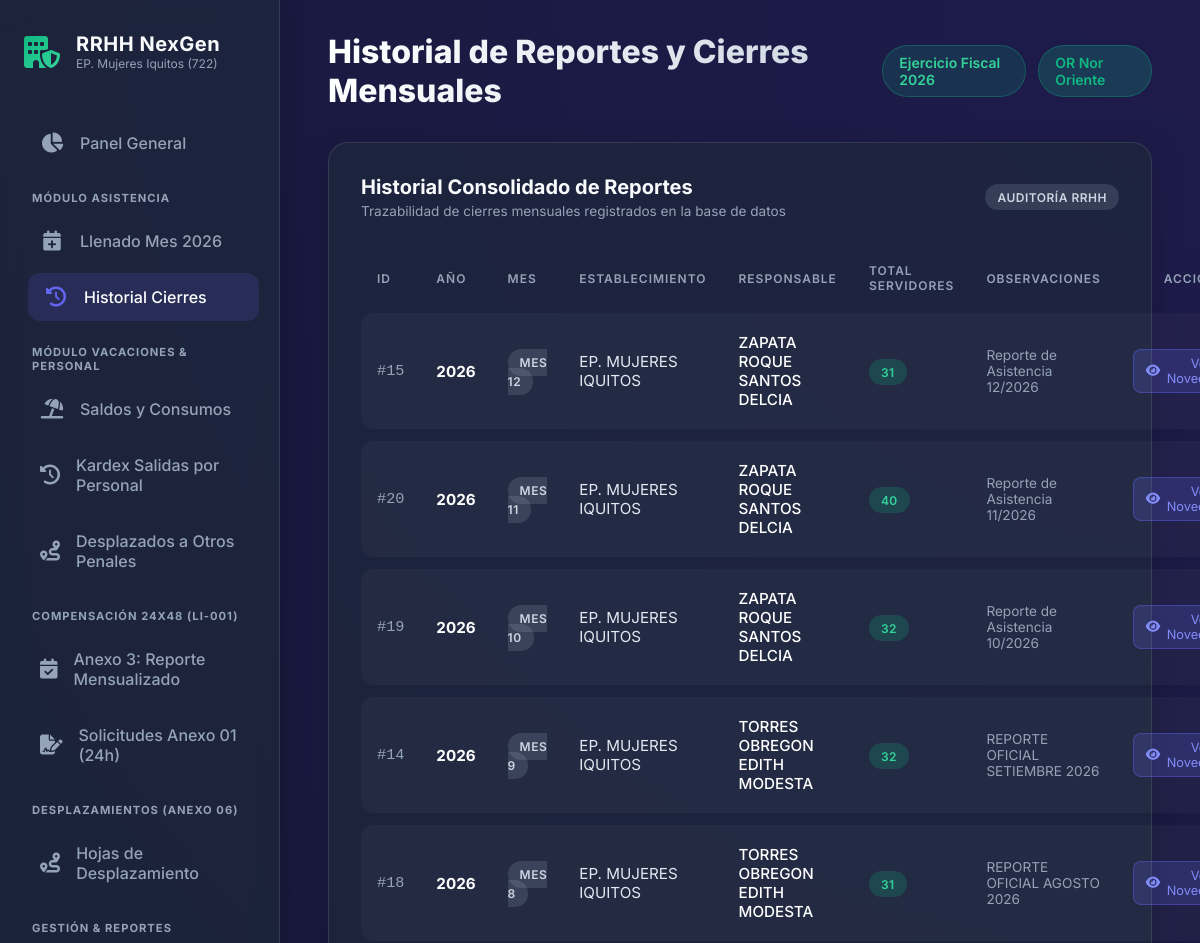
Before: /asistencia/reportes (upper part) with the older database file.
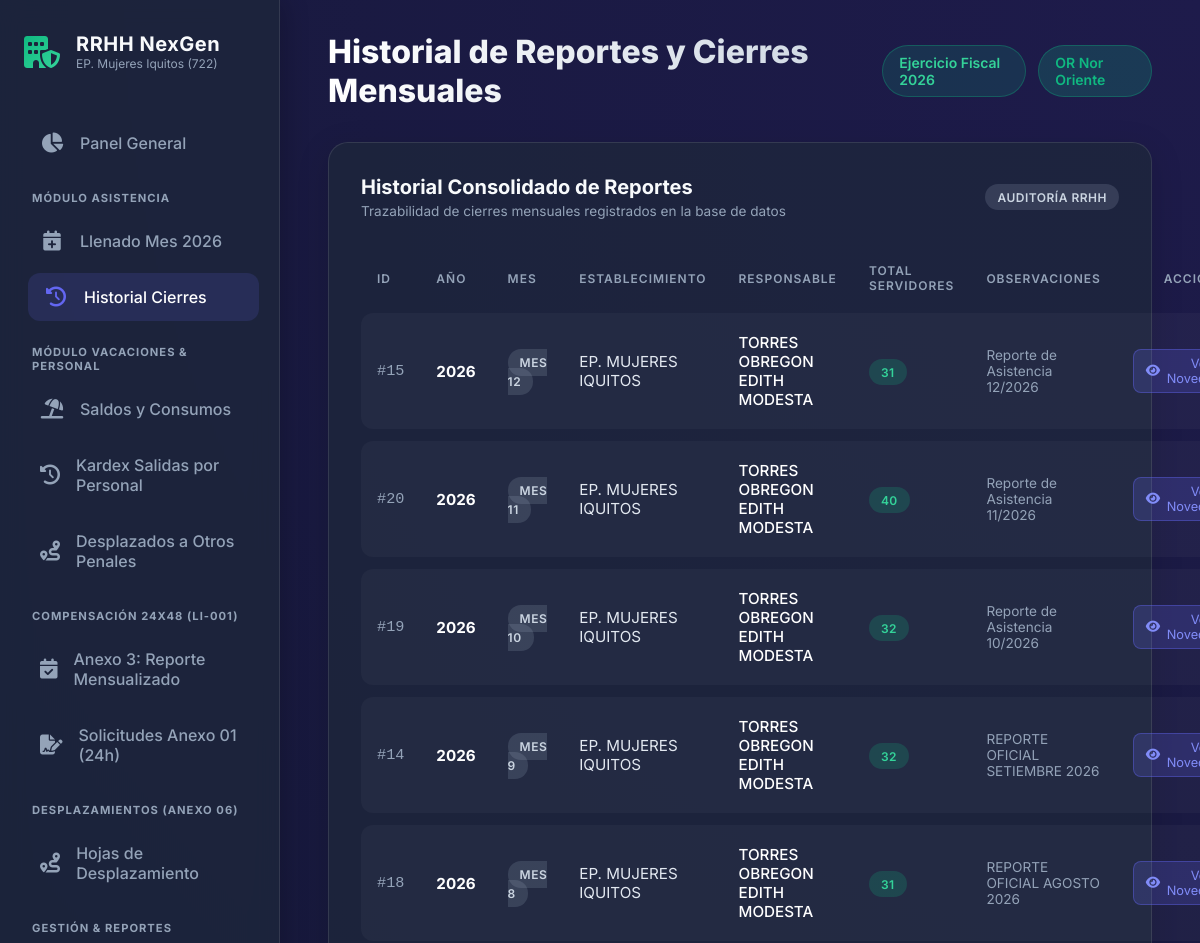
After: the same page with the newer database file.
### tables this page shows
CREATE TABLE reportes_cierre_mensual (
    id_reporte INTEGER PRIMARY KEY AUTOINCREMENT,
    anio INTEGER NOT NULL,                       -- Ej: 2025, 2026
    mes INTEGER NOT NULL CHECK (mes BETWEEN 1 AND 12), -- 1 al 12 (Setiembre=9, Octubre=10, etc.)
    id_establecimiento INTEGER NOT NULL,         -- 722
    id_responsable INTEGER NOT NULL,             -- Referencia a empleado (directora/encargada)
    total_trabajadores INTEGER DEFAULT 0,
    fecha_cierre DATE,
    observaciones_generales TEXT,
    created_at TIMESTAMP DEFAULT CURRENT_TIMESTAMP, estado VARCHAR(20) DEFAULT 'ABIERTO',
    CONSTRAINT uq_reporte_mensual UNIQUE (anio, mes, id_establecimiento),
    FOREIGN KEY (id_establecimiento) REFERENCES establecimientos(id_establecimiento),
    FOREIGN KEY (id_responsable) REFERENCES empleados(id_empleado)
);

CREATE TABLE empleados (
    id_empleado INTEGER PRIMARY KEY AUTOINCREMENT,
    codigo_servidor VARCHAR(20) UNIQUE NOT NULL, -- Ej: '099132', '103097'
    dni VARCHAR(15) UNIQUE,                      -- DNI (8 dígitos)
    apellidos_nombres VARCHAR(200) NOT NULL,
    created_at TIMESTAMP DEFAULT CURRENT_TIMESTAMP
, grupo_guardia_default INTEGER DEFAULT 1, sexo TEXT, fecha_nacimiento DATE, correo TEXT, id_regimen INTEGER, regimen_nombre TEXT, nivel TEXT, cargo_estructural TEXT, estado_laboral TEXT, modalidad_laboral TEXT, direccion_oficina TEXT, jefatura_area TEXT, cargo_funcion TEXT, area_clasificacion TEXT, horario_laboral TEXT, fecha_ingreso_eepp DATE, resolucion_documento TEXT, observaciones TEXT, fecha_ingreso_inpe DATE);

CREATE TABLE establecimientos (
    id_establecimiento INTEGER PRIMARY KEY, -- Código UBIC, ej: 722
    id_or INTEGER NOT NULL,
    nombre VARCHAR(150) NOT NULL,
    FOREIGN KEY (id_or) REFERENCES oficinas_regionales(id_or)
);

### app/modules/asistencia/router.py (the view)
@router.get("/reportes", response_class=HTMLResponse)
async def historial_reportes(request: Request):
    historial = AsistenciaService.obtener_historial_reportes()
    return templates.TemplateResponse(
        request=request,
        name="asistencia/historial.html",
        context={"historial": historial}
    )

### app/templates/asistencia/historial.html (shortened to what this page needs)
{% extends "base.html" %}
{% block header_title %}Historial de Reportes y Cierres Mensuales{% endblock %}
{% block content %}
<div class="table-container">
    <div class="table-header">
        <div>
            <h3 style="font-size: 1.25rem; font-weight: 700;">Historial Consolidado de Reportes</h3>
            <p style="color: var(--text-muted); font-size: 0.85rem; margin-top: 0.25rem;">Trazabilidad de cierres mensuales registrados en la base de datos</p>
        </div>
        <span class="badge badge-neutral">Auditoría RRHH</span>
    </div>
    <table class="data-table">
        <thead>
            <tr>
                <th>ID</th>
                <th>Año</th>
                <th>Mes</th>
                <th>Establecimiento</th>
                <th>Responsable</th>
                <th>Total Servidores</th>
                <th>Observaciones</th>
                <th style="text-align: center;">Acción</th>
            </tr>
        </thead>
        <tbody>
            {% for r in historial %}
            <tr>
                <td style="font-family: monospace; color: var(--text-muted);">#{{ r.id_reporte }}</td>
                <td style="font-weight: 700; color: #fff;">{{ r.anio }}</td>
                <td><span class="badge badge-neutral">Mes {{ r.mes }}</span></td>
                <td>{{ r.nombre_establecimiento or 'EP. Mujeres Iquitos (722)' }}</td>
                <td style="color: #fff; font-weight: 500;">{{ r.responsable_nombre or 'DIRECTORA ZAPATA ROQUE' }}</td>
                <td><span class="badge badge-success">{{ r.total_trabajadores }}</span></td>
                <td style="color: var(--text-muted); font-size: 0.85rem;">{{ r.observaciones_generales }}</td>
                <td style="text-align: center;">
                    <a href="/asistencia/llenado-2026?mes={{ r.mes }}" class="btn-delete" style="background: rgba(99, 102, 241, 0.2); color: #818cf8; border-color: rgba(99, 102, 241, 0.4); text-decoration: none;">
                        <i class="fa-solid fa-eye"></i> Ver Novedades
                    </a>
                </td>
            </tr>
            {% endfor %}
        </tbody>
    </table>
</div>
{% endblock %}

Changed rows visible on the page:
changed reportes_cierre_mensual "Reporte de Asistencia 12/2026": apellidos_nombres "ZAPATA ROQUE SANTOS DELCIA" → "TORRES OBREGON EDITH MODESTA"
changed reportes_cierre_mensual "Reporte de Asistencia 11/2026": apellidos_nombres "ZAPATA ROQUE SANTOS DELCIA" → "TORRES OBREGON EDITH MODESTA"
changed reportes_cierre_mensual "Reporte de Asistencia 10/2026": apellidos_nombres "ZAPATA ROQUE SANTOS DELCIA" → "TORRES OBREGON EDITH MODESTA"
